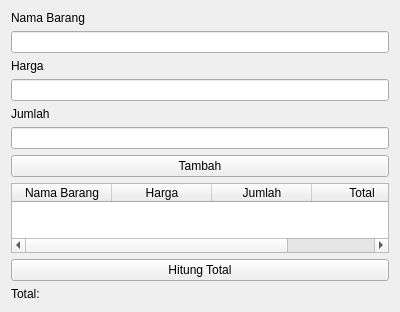
<?xml version="1.0" encoding="UTF-8"?>
<ui version="4.0">
 <class>KasirWindow</class>
 <widget class="QWidget" name="KasirWindow">
  <property name="geometry">
   <rect>
    <x>0</x>
    <y>0</y>
    <width>400</width>
    <height>300</height>
   </rect>
  </property>
  <property name="windowTitle">
   <string>Kasir</string>
  </property>
  <layout class="QVBoxLayout" name="verticalLayout">
   <item>
    <widget class="QLabel" name="label">
     <property name="text">
      <string>Nama Barang</string>
     </property>
    </widget>
   </item>
   <item>
    <widget class="QLineEdit" name="lineEditNamaBarang"/>
   </item>
   <item>
    <widget class="QLabel" name="label_2">
     <property name="text">
      <string>Harga</string>
     </property>
    </widget>
   </item>
   <item>
    <widget class="QLineEdit" name="lineEditHarga"/>
   </item>
   <item>
    <widget class="QLabel" name="label_3">
     <property name="text">
      <string>Jumlah</string>
     </property>
    </widget>
   </item>
   <item>
    <widget class="QLineEdit" name="lineEditJumlah"/>
   </item>
   <item>
    <widget class="QPushButton" name="pushButtonTambah">
     <property name="text">
      <string>Tambah</string>
     </property>
    </widget>
   </item>
   <item>
    <widget class="QTableWidget" name="tableWidget">
     <column>
      <property name="text">
       <string>Nama Barang</string>
      </property>
     </column>
     <column>
      <property name="text">
       <string>Harga</string>
      </property>
     </column>
     <column>
      <property name="text">
       <string>Jumlah</string>
      </property>
     </column>
     <column>
      <property name="text">
       <string>Total</string>
      </property>
     </column>
    </widget>
   </item>
   <item>
    <widget class="QPushButton" name="pushButtonTotal">
     <property name="text">
      <string>Hitung Total</string>
     </property>
    </widget>
   </item>
   <item>
    <widget class="QLabel" name="labelTotal">
     <property name="text">
      <string>Total: </string>
     </property>
    </widget>
   </item>
  </layout>
 </widget>
 <resources/>
 <connections/>
</ui>
